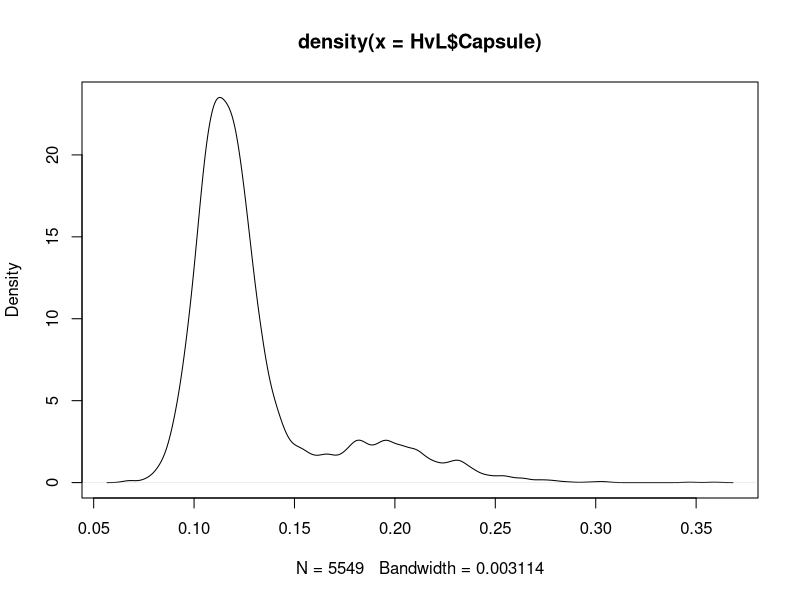

The R source for this figure: (Note: this script raises an error after producing the figure.)
require(ggplot2)

#get the data

map_pop<-read.csv("Map_pop_data.csv", header=TRUE, sep=",")
SvN<-read.csv("SoCalvNorCal_Data.csv", header=TRUE, sep=",")

#pull-out first generation
p_map_pop<-map_pop[map_pop$gen == "p",]
p_map_pop$date<-as.Date(p_map_pop$date, "%m/%d/%Y")

#make svn do the dates right

SvN$date<-as.Date(SvN$date, "%m/%d/%Y")

#add a generation column to svn
SvN$gen<-"p"

#rbind SvN and maping pops to make a master high versus low (hvl) data set

HvL<-rbind(SvN[,c("Capsule", "original", "date", "Family", "ID", "gen")],p_map_pop[, c("Capsule", "original", "date", "Family", "ID", "gen")])

#calculate the mean and mode for HvL

mean(HvL$Capsule)
#[1] 0.1303721

getmode <- function(v) {
  uniqv <- unique(v)
  uniqv[which.max(tabulate(match(v, uniqv)))]
}

getmode(HvL$Capsule)
#[1] 0.11


find_modes<- function(x) {
  modes <- NULL
  for ( i in 2:(length(x)-1) ){
    if ( (x[i] > x[i-1]) & (x[i] > x[i+1]) ) {
      modes <- c(modes,i)
    }
  }
  if ( length(modes) == 0 ) {
    modes = 'This is a monotonic distribution'
  }
  return(modes)
}
plot(density(HvL$Capsule))

mymodes<-find_modes(density(HvL$Capsule)$y)

density(HvL$Capsule)$x[mymodes]
#[1] 0.06824804 0.11277401 0.16583922 0.18230773 0.19572652 0.23049337 0.25306133 0.27257957 0.30246687 0.34699284 0.35919174

density(HvL$Capsule)$y[mymodes]
#[1]  0.12200067 23.53159239  1.74180354  2.59124926  2.58617408  1.36721120  0.41914932  0.17099219
#[9]  0.06258092  0.02288615  0.02293676

#thus the two highest modes are 0.1127 and 0.1823

#how many individuals per salinity treatment per generation?

table(HvL[unique(HvL$ID),]$gen, HvL[unique(HvL$ID),]$original)
#20C16ppt 20C32ppt
#p      189      244
table(map_pop[unique(map_pop$ID),]$gen, map_pop[unique(map_pop$ID),]$original)

### LETS LOOK AT HvL by individual mean capsule size. this is important
### use the function aggregate, it outputs a dataframe instead of tapply which outputs a vector


ID_mean<-aggregate(HvL$Capsule, list(HvL$ID) , mean)
colnames(ID_mean)<-c("ID", "mean_cap")

#now merge them together with the original data so we can get the Family etc info
ID_mean_tog<-merge(ID_mean, HvL, by=c("ID"))
ID_mean_tog<-subset(ID_mean_tog, select = -c(Capsule, date))
ID_mean_tog_uni<-unique.data.frame(ID_mean_tog)

#now add on the type for different sizes

ID_mean_tog_uni$type_150 <- ifelse(ID_mean_tog_uni$mean_cap>0.150,"l","p")


freq_150<-as.data.frame(table(ID_mean_tog_uni$type_150, ID_mean_tog_uni$Family:ID_mean_tog_uni$original))
head(freq_150)

#get the dataframe ready to calulate the proportion
freq_150$Var2<-as.vector(freq_150$Var2)
splity<-unlist(strsplit(freq_150$Var2, ":"))

Family<-splity[seq(1, length(splity), by=2)]
ENv<-splity[seq(2, length(splity), by=2)]

freq_150<-cbind(freq_150, Family, ENv)
freq_150<-within(freq_150, rm(Var2))
head(freq_150)

#this has values for all of the families that we have in the map_pop dataframe. 
#we want to remove the 2nd and 3rd gen families - we will tell it which fams to keep

the_fams<-c("SCW46", "SCW47", "SCW48", "SCW49", "SCW50",
            "W128", "W129", "W130", "W131", "W132", "W133", "W134",
            "W143", "W144", "W148","W149", "W150")

freq_l_150_fams<-freq_150[is.element(freq_150$Family, the_fams), ]


head(freq_l_150_fams)
str(freq_l_150_fams)
length(unique(freq_l_150_fams$Family))

#write a for loop to calulate the proportion
#create an empty vector to hold the values of prop_l

prop_l_150<-seq(1:length(freq_l_150_fams$Var1))

for (i in seq(1,length(freq_l_150_fams$Var1),2)){
  calc_prop<-freq_l_150_fams$Freq[i]/(freq_l_150_fams$Freq[i+1]+freq_l_150_fams$Freq[i])
  prop_l_150[i]<-calc_prop
  
}

head(prop_l_150)

#bind it to the data frame with the family and env info

prop_l_150<-cbind(prop_l_150, freq_l_150_fams)

head(prop_l_150)

#pull out just the lecithotrophic props(since those are the only ones that make sense)

prop_l_150_l<-prop_l_150[prop_l_150$Var1 == "l",]

#there are repeating columns in the dataframe pullout the ones we want

prop_l_final<-prop_l_150_l[,c(1,4,5)]

colors <- c("black", "black", "black", "black", "black", #socal black
            "#74C476", "#74C476", "#74C476", "#74C476", "#74C476", #tomales = the greens
            "lightblue", "lightblue", "lightblue", "lightblue", "lightblue", "lightblue", "lightblue" ) #mill valley = the blues


prop_l_final$Family<-sort(prop_l_final$Family)

levels(prop_l_final$ENv)<- c("Low", "High")

#now plot that shit

fig2a<-ggplot(data=prop_l_final, aes(x=ENv, y=prop_l_150, group=Family, color=Family))+
  geom_point(size=4)+ geom_line(size=2)+
  #scale_shape_manual(values=shapes)+
  scale_color_manual(values=colors)+
  theme_bw() + theme(panel.grid.major = element_blank(),
                     panel.grid.minor = element_blank(), 
                     axis.line = element_line(colour = "black"), 
                     plot.title = element_text(size = 16, face = "bold"),
                     text = element_text(size = 16),
                     legend.position="none")+
  labs(x="Salinity", y="Proportion lecithotrophic", title="A")


#now for figure 2b ploting the proportion of low salinity against high salinity

#make a table of the freq of l and p

type_150 <- ifelse(ID_mean_tog_uni$mean_cap > 0.150,"l","p")
ID_mean_tog_uni<-cbind(ID_mean_tog_uni, type_150)
head(ID_mean_tog_uni)

freq_150<-as.data.frame(table(ID_mean_tog_uni$type_150, ID_mean_tog_uni$Family:ID_mean_tog_uni$original))
head(freq_150)
#get the dataframe ready to calulate the proportion
freq_150$Var2<-as.vector(freq_150$Var2)
splity<-unlist(strsplit(freq_150$Var2, ":"))

Family<-splity[seq(1, length(splity), by=2)]
ENv<-splity[seq(2, length(splity), by=2)]

freq_150<-cbind(freq_150, Family, ENv)
freq_150<-within(freq_150, rm(Var2))
head(freq_150)

#this has values for all of the families that we have in the map_pop dataframe. 
#we want to remove the 2nd and 3rd gen families - we will tell it which fams to keep

the_fams<-c("SCW46", "SCW47", "SCW48", "SCW49", "SCW50",
            "W128", "W129", "W130", "W131", "W132", "W133", "W134",
            "W143", "W144", "W148","W149", "W150")

freq_l_150_fams<-freq_150[is.element(freq_150$Family, the_fams), ]


head(freq_l_150_fams)
str(freq_l_150_fams)
length(unique(freq_l_150_fams$Family))

#write a for loop to calulate the proportion
#create an empty vector to hold the values of prop_l

prop_l_150<-seq(1:length(freq_l_150_fams$Var1))

for (i in seq(1,length(freq_l_150_fams$Var1),2)){
  calc_prop<-freq_l_150_fams$Freq[i]/(freq_l_150_fams$Freq[i+1]+freq_l_150_fams$Freq[i])
  prop_l_150[i]<-calc_prop
  
}

head(prop_l_150)


#bind it to the data frame with the family and env info

prop_l_150<-cbind(prop_l_150, freq_l_150_fams)

head(prop_l_150)

#pull out just the lecithotrophic props(since those are the only ones that make sense)

prop_l_150_l<-prop_l_150[prop_l_150$Var1 == "l",]

names(colors)<-the_fams

coef(lm(subset(prop_l_150_l, ENv %in% "20C16ppt")[,1]~subset(prop_l_150_l, ENv %in% "20C32ppt")[,1]))
# (Intercept) 
# 0.009200238 
# subset(prop_l_150_l, ENv %in% "20C32ppt")[, 1] 
# 0.628004209  

#we need to sort the families to get colors to work properly

prop_l_150_l$Family<-sort(prop_l_150_l$Family)

#now plot that shit

fig2b<-ggplot()+
  geom_point(aes(y=subset(prop_l_150_l, ENv %in% "20C16ppt")[,1],x=subset(prop_l_150_l, ENv %in% "20C32ppt")[,1]), 
             group=colors, color=colors, size=4)+
  geom_abline(intercept = 0.009200238 , slope = 0.628004209 , size=2)+
  #scale_color_manual(values=colors)+
  theme_bw() + theme(panel.grid.major = element_blank(),
                     panel.grid.minor = element_blank(), 
                     axis.line = element_line(colour = "black"), 
                     plot.title = element_text(size = 16, face = "bold"),
                     text = element_text(size = 16),
                     legend.position="right")+
  labs(x="Proportion lecithotrophic in high salinity", 
       y="Proportion lecithotrophic in low salinity", title = "B")


#now that we've done that we can put them on a single plot

require(gridExtra)

lay <- rbind(c(1,2),
             c(1,2))


grid.arrange(fig2a, fig2b, layout_matrix=lay)

#do I want legends on this plot?? 
  # YES by region

#divide sites by region

head(prop_l_final)

unique(prop_l_final$Family)
# SCW46 SCW47 SCW48 SCW49 SCW50 W128  W129  W130  W131  W132  W133  W134  W143  W144  W148  W149  W150 


prop_l_final$region[prop_l_final$Family == "SCW46"] = "SoCal" 
prop_l_final$region[prop_l_final$Family == "SCW47"] = "SoCal" 
prop_l_final$region[prop_l_final$Family == "SCW48"] = "SoCal" 
prop_l_final$region[prop_l_final$Family == "SCW49"] = "SoCal" 
prop_l_final$region[prop_l_final$Family == "SCW50"] = "SoCal" 
prop_l_final$region[prop_l_final$Family == "W128"] = "TomBay" 
prop_l_final$region[prop_l_final$Family == "W129"] = "TomBay" 
prop_l_final$region[prop_l_final$Family == "W130"] = "TomBay"      
prop_l_final$region[prop_l_final$Family == "W131"] = "TomBay" 
prop_l_final$region[prop_l_final$Family == "W132"] = "TomBay" 
prop_l_final$region[prop_l_final$Family == "W133"] = "TomBay" 
prop_l_final$region[prop_l_final$Family == "W134"] = "TomBay" 
prop_l_final$region[prop_l_final$Family == "W143"] = "MillVal" 
prop_l_final$region[prop_l_final$Family == "W144"] = "MillVal"
prop_l_final$region[prop_l_final$Family == "W148"] = "MillVal"
prop_l_final$region[prop_l_final$Family == "W149"] = "MillVal"
prop_l_final$region[prop_l_final$Family == "W150"] = "MillVal"
        
head(prop_l_final)

#calculate the mean by region
tapply(prop_l_final$prop_l_150, prop_l_final$region, mean)


